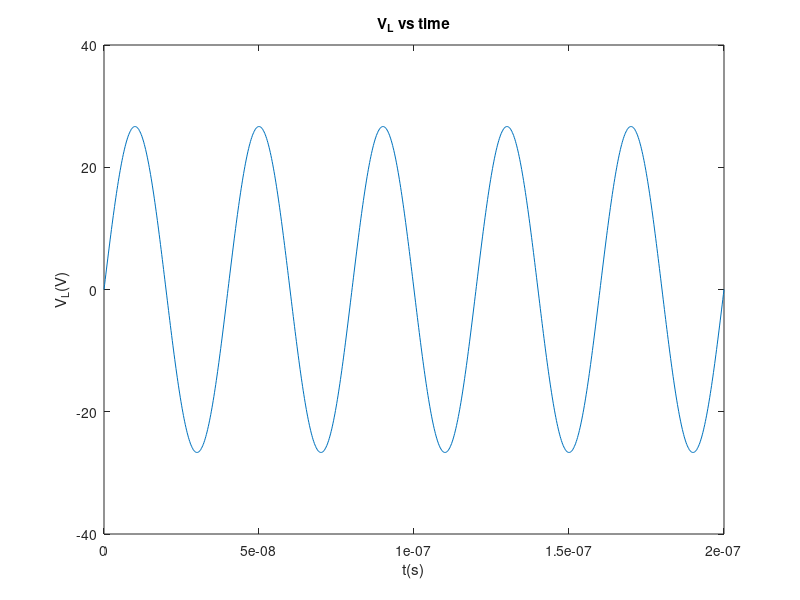

Source code (MATLAB): (Note: this script raises an error after producing the figure.)
%%ee3fk4 - set 5 - assignment 3
clear; clc; close all

% - time vector
t = linspace(0,2e-7,1000);

% - source parameters
vs = 60;
f = 25e6;
%f = linspace(0,100e6,1000);

% - line parameters
vp = 2e8;
l = 2;
zs = 100;
z0 = 50;
zl = 200;

%% Plot directly
%{
V = (80/3)*cos(2*pi*f*t-pi/2);
plot(t,V);
grid on
%}

%% Solve and plot
w = 2*pi*f;
b = w/vp;
el = b*l;

zin = z0*(zl*cos(el)+1j*z0*sin(el))./(z0*cos(el)+1j*zl*sin(el));
GL = (zl-z0)/(zl+z0);

vin = vs*zin./(zin+zs);
v0p = vin./(exp(1j*el)+GL*exp(-1j*el));
vl_ph = v0p*(1+GL);

%% Transient
%
vl_t = abs(vl_ph).*cos(w*t+angle(vl_ph));
figure
plot(t,vl_t)
xlabel('t(s)')
ylabel('V_L(V)')
ylim([-40 40])
title('V_L vs time')
%}

%% Frequency
%{
figure
plot(f,abs(vl_ph));
xlabel('f(Hz)')
ylabel('|V_L|')
ylim([0 60])
xticks([0:1:10]*10^7)
title('|V_L| vs frequency')
%}
subtitle("Ioannis Papaspyridis - papaspyi - 400363946");
grid on